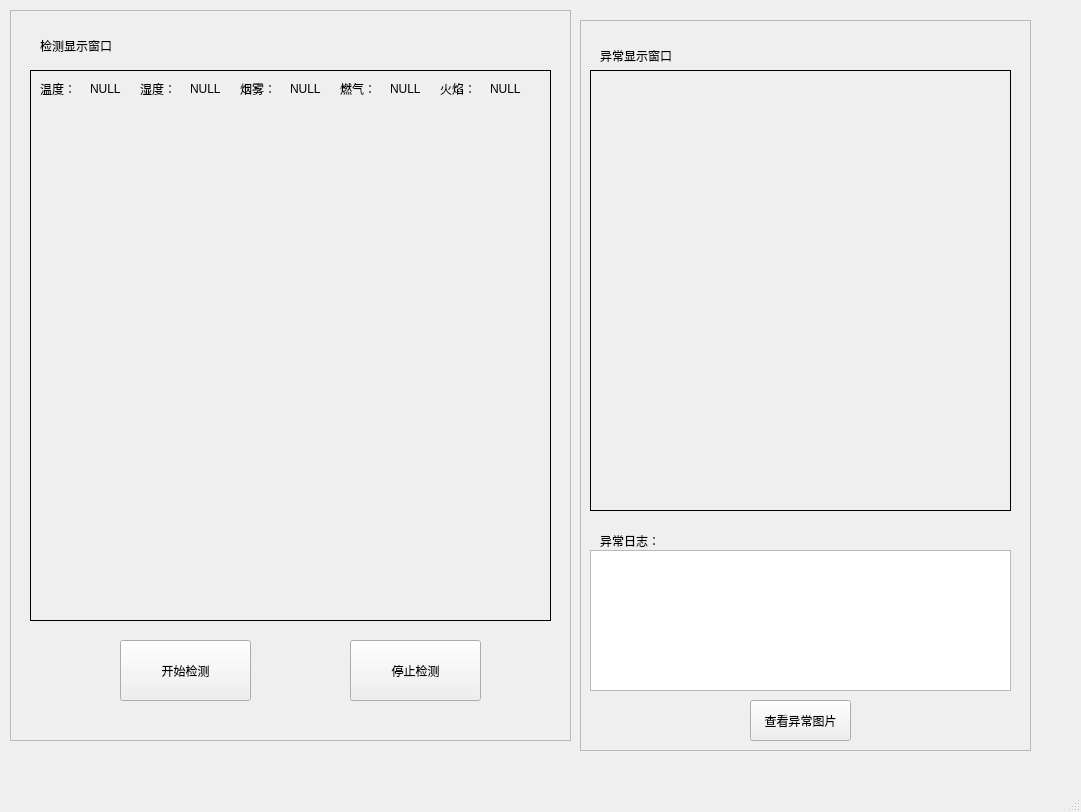
<?xml version="1.0" encoding="UTF-8"?>
<ui version="4.0">
 <class>kitchenWindow</class>
 <widget class="QMainWindow" name="kitchenWindow">
  <property name="geometry">
      <rect>
          <x>0</x>
          <y>0</y>
          <width>1081</width>
          <height>812</height>
      </rect>
  </property>
     <property name="windowTitle">
         <string>智能厨房</string>
     </property>
     <property name="styleSheet">
         <string notr="true">#kitchenWindow{border-image: url(:/Resources/FireRecognition.jpg);}</string>
     </property>
     <widget class="QWidget" name="centralwidget">
         <widget class="QFrame" name="frame2">
             <property name="geometry">
                 <rect>
                     <x>580</x>
                     <y>20</y>
                     <width>451</width>
                     <height>731</height>
                 </rect>
             </property>
    <property name="frameShape">
     <enum>QFrame::StyledPanel</enum>
    </property>
    <property name="frameShadow">
     <enum>QFrame::Raised</enum>
    </property>
    <widget class="QLabel" name="label_2">
     <property name="geometry">
      <rect>
       <x>20</x>
       <y>20</y>
       <width>91</width>
       <height>31</height>
      </rect>
     </property>
     <property name="text">
      <string>异常显示窗口</string>
     </property>
    </widget>
    <widget class="QLabel" name="label_3">
     <property name="geometry">
      <rect>
       <x>20</x>
       <y>510</y>
       <width>91</width>
       <height>21</height>
      </rect>
     </property>
     <property name="text">
      <string>异常日志：</string>
     </property>
    </widget>
    <widget class="QPushButton" name="Button_OpenPhoto">
     <property name="geometry">
      <rect>
       <x>170</x>
       <y>680</y>
       <width>101</width>
       <height>41</height>
      </rect>
     </property>
     <property name="text">
      <string>查看异常图片</string>
     </property>
    </widget>
    <widget class="QPlainTextEdit" name="ErrorText">
     <property name="geometry">
      <rect>
       <x>10</x>
       <y>530</y>
       <width>421</width>
       <height>141</height>
      </rect>
     </property>
    </widget>
    <widget class="QLabel" name="ErrorImageLable">
     <property name="geometry">
      <rect>
       <x>10</x>
       <y>50</y>
       <width>421</width>
       <height>441</height>
      </rect>
     </property>
     <property name="frameShape">
      <enum>QFrame::Box</enum>
     </property>
     <property name="text">
      <string/>
     </property>
     <property name="indent">
      <number>6</number>
     </property>
    </widget>
   </widget>
   <widget class="QFrame" name="frame1">
    <property name="geometry">
     <rect>
      <x>10</x>
      <y>10</y>
      <width>561</width>
      <height>731</height>
     </rect>
    </property>
    <property name="frameShape">
     <enum>QFrame::StyledPanel</enum>
    </property>
    <property name="frameShadow">
     <enum>QFrame::Raised</enum>
    </property>
    <widget class="QLabel" name="label_1">
     <property name="geometry">
      <rect>
       <x>30</x>
       <y>20</y>
       <width>121</width>
       <height>31</height>
      </rect>
     </property>
     <property name="text">
      <string>检测显示窗口</string>
     </property>
    </widget>
    <widget class="QLabel" name="TemperatureLable">
     <property name="geometry">
      <rect>
       <x>30</x>
       <y>70</y>
       <width>41</width>
       <height>18</height>
      </rect>
     </property>
     <property name="text">
      <string>温度：</string>
     </property>
     <property name="textFormat">
      <enum>Qt::AutoText</enum>
     </property>
    </widget>
    <widget class="QLabel" name="SmogLable">
     <property name="geometry">
      <rect>
       <x>230</x>
       <y>70</y>
       <width>41</width>
       <height>18</height>
      </rect>
     </property>
     <property name="text">
      <string>烟雾：</string>
     </property>
    </widget>
    <widget class="QLabel" name="GasLable">
     <property name="geometry">
      <rect>
       <x>330</x>
       <y>70</y>
       <width>41</width>
       <height>18</height>
      </rect>
     </property>
     <property name="text">
      <string>燃气：</string>
     </property>
    </widget>
    <widget class="QLabel" name="FireLable">
     <property name="geometry">
      <rect>
       <x>430</x>
       <y>70</y>
       <width>41</width>
       <height>18</height>
      </rect>
     </property>
     <property name="text">
      <string>火焰：</string>
     </property>
    </widget>
    <widget class="QLabel" name="NormalImageLable">
     <property name="geometry">
      <rect>
       <x>20</x>
       <y>60</y>
       <width>521</width>
       <height>551</height>
      </rect>
     </property>
     <property name="frameShape">
      <enum>QFrame::Box</enum>
     </property>
     <property name="text">
      <string/>
     </property>
    </widget>
    <widget class="QPushButton" name="stopButton">
     <property name="geometry">
      <rect>
       <x>340</x>
       <y>630</y>
       <width>131</width>
       <height>61</height>
      </rect>
     </property>
     <property name="text">
      <string>停止检测</string>
     </property>
    </widget>
    <widget class="QPushButton" name="startButton">
     <property name="geometry">
      <rect>
       <x>110</x>
       <y>630</y>
       <width>131</width>
       <height>61</height>
      </rect>
     </property>
     <property name="text">
      <string>开始检测</string>
     </property>
    </widget>
    <widget class="QLabel" name="HumidityLable">
     <property name="geometry">
      <rect>
       <x>130</x>
       <y>70</y>
       <width>41</width>
       <height>18</height>
      </rect>
     </property>
     <property name="text">
      <string>湿度：</string>
     </property>
    </widget>
    <widget class="QLabel" name="Temperature">
     <property name="geometry">
      <rect>
       <x>80</x>
       <y>70</y>
       <width>51</width>
       <height>18</height>
      </rect>
     </property>
     <property name="lineWidth">
      <number>1</number>
     </property>
     <property name="text">
      <string>NULL</string>
     </property>
    </widget>
    <widget class="QLabel" name="Humidity">
     <property name="geometry">
      <rect>
       <x>180</x>
       <y>70</y>
       <width>51</width>
       <height>18</height>
      </rect>
     </property>
     <property name="lineWidth">
      <number>1</number>
     </property>
     <property name="text">
      <string>NULL</string>
     </property>
    </widget>
    <widget class="QLabel" name="Smog">
     <property name="geometry">
      <rect>
       <x>280</x>
       <y>70</y>
       <width>51</width>
       <height>18</height>
      </rect>
     </property>
     <property name="lineWidth">
      <number>1</number>
     </property>
     <property name="text">
      <string>NULL</string>
     </property>
    </widget>
    <widget class="QLabel" name="Fire">
     <property name="geometry">
      <rect>
       <x>480</x>
       <y>70</y>
       <width>51</width>
       <height>18</height>
      </rect>
     </property>
     <property name="lineWidth">
      <number>1</number>
     </property>
     <property name="text">
      <string>NULL</string>
     </property>
    </widget>
    <widget class="QLabel" name="Gas">
     <property name="geometry">
      <rect>
       <x>380</x>
       <y>70</y>
       <width>51</width>
       <height>18</height>
      </rect>
     </property>
     <property name="lineWidth">
      <number>1</number>
     </property>
     <property name="text">
      <string>NULL</string>
     </property>
    </widget>
    <zorder>NormalImageLable</zorder>
    <zorder>label_1</zorder>
    <zorder>stopButton</zorder>
    <zorder>startButton</zorder>
    <zorder>TemperatureLable</zorder>
    <zorder>SmogLable</zorder>
    <zorder>GasLable</zorder>
    <zorder>HumidityLable</zorder>
    <zorder>FireLable</zorder>
    <zorder>Temperature</zorder>
    <zorder>Humidity</zorder>
    <zorder>Smog</zorder>
    <zorder>Fire</zorder>
    <zorder>Gas</zorder>
   </widget>
  </widget>
  <widget class="QMenuBar" name="menubar">
   <property name="geometry">
       <rect>
           <x>0</x>
           <y>0</y>
           <width>1081</width>
           <height>26</height>
       </rect>
   </property>
  </widget>
     <widget class="QStatusBar" name="statusbar"/>
 </widget>
    <resources>
        <include location="resource_qrc.qrc"/>
    </resources>
    <connections/>
</ui>
